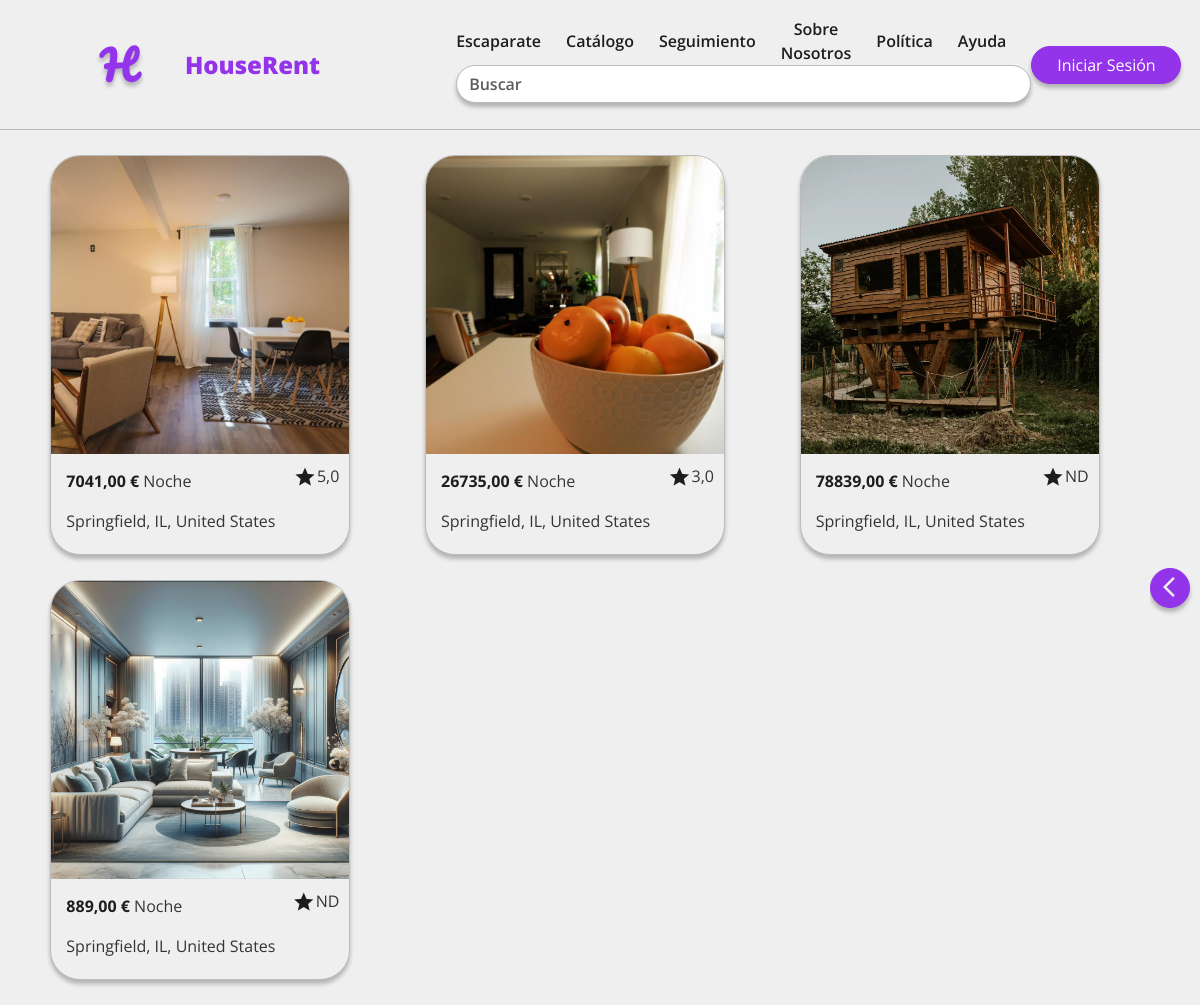
Page /catalogo/?name=&type=&min_capacity=&max_capacity=&min_price=&max_price=&start_date=&end_date=&country=&region=&city=&pcode=&min_rating= on the earlier database version.
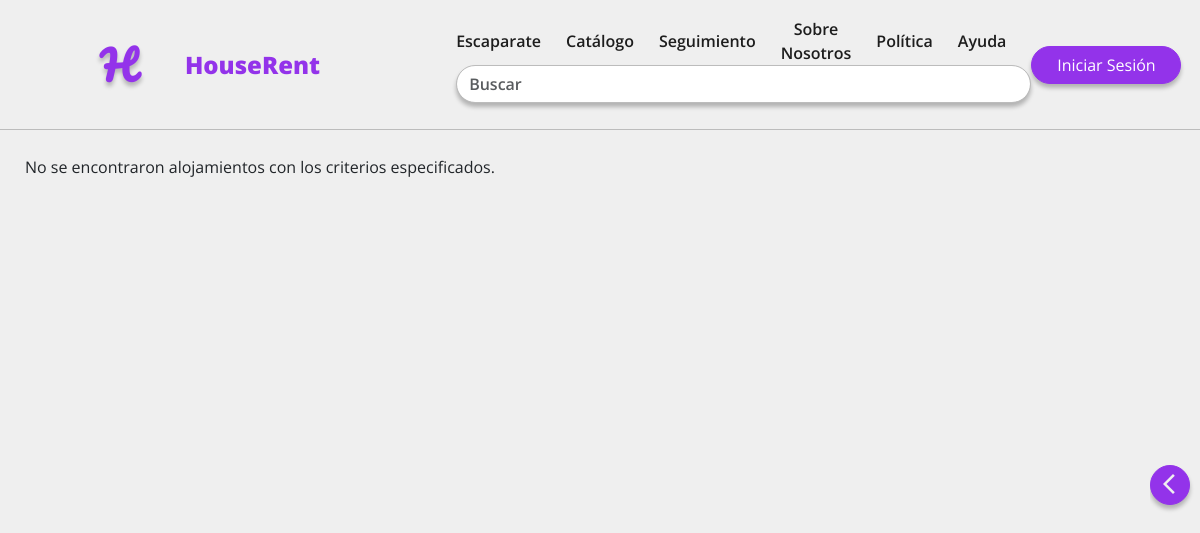
Same page on the later database version.
### apps/core/models.py (models this page shows, shortened)
class Accommodation(models.Model):
    name = models.CharField(max_length=256, blank=False, null=False)
    description = models.TextField(max_length=1024, blank=False, null=False)
    capacity = models.PositiveIntegerField(blank=False, null=False, default=1)
    owner = models.ForeignKey(CustomUser, on_delete=models.CASCADE, blank=False, null=False)
    price = models.DecimalField(decimal_places=2, max_digits=8, blank=False, null=False, validators=[MinValueValidator(0)], help_text='Ingresa un valor positivo')
    address = models.ForeignKey(Address, on_delete=models.CASCADE, blank=False, null=False)
    category = models.CharField(max_length=16, choices=Category.choices(), blank=False, null=False)
    service = models.ManyToManyField(Service, blank=True)
    creation_date = models.DateField(auto_now_add=True, blank=False, null=False)
    modification_date = models.DateField(auto_now=True, blank=False, null=False)
    is_active = models.BooleanField(default=True, blank=False, null=False)
    @property
    def average_rating(self):
        return self.comments.aggregate(models.Avg('rating'))['rating__avg']
    class Meta:
        verbose_name = "Alojamiento"
        verbose_name_plural = "Alojamientos"
        indexes = [
            models.Index(fields=['name']),
            models.Index(fields=['owner']),
            models.Index(fields=['category']),
        ]

class Image(models.Model):
    title = models.TextField(max_length=64, blank=False, null=False)
    order = models.PositiveIntegerField(blank=False, null=False)
    image = models.ImageField(
        upload_to="images/",
        blank=False,
        null=False,
        validators=[
            FileExtensionValidator(allowed_extensions=['jpg', 'png', 'jpeg'])
        ]
    )
    alt = models.CharField(max_length=256, blank=False, null=False)
    publication_date = models.DateField(auto_now=True, blank=False, null=False)
    accommodation = models.ForeignKey(Accommodation, on_delete=models.CASCADE, blank=False, null=False)
    class Meta:
        verbose_name = "Imagen"
        verbose_name_plural = "Imágenes"
        unique_together = ('accommodation', 'order')

class Address(models.Model):
    street_number = models.CharField(max_length=8, blank=False, null=False)
    address_line = models.TextField(blank=False, null=False)
    city = models.CharField(max_length=256, blank=False, null=False)
    region = models.CharField(max_length=256, blank=False, null=False)
    country = CountryField(blank_label='(seleccionar país)', blank=False, null=False)
    postal_code = models.CharField(max_length=16, blank=False, null=False)
    class Meta:
        verbose_name = "Dirección"
        verbose_name_plural = "Direcciones"
        indexes = [
            models.Index(fields=['city']),
            models.Index(fields=['region']),
            models.Index(fields=['postal_code'])
        ]

### apps/core/views.py (the view, shortened to what this page needs)
# urls.py: path('',views.news,name='home'),
def home(request):
    accommodations = Accommodation.objects.all().filter(is_active=True).annotate(
        is_booked=Value(False, output_field=BooleanField()),
        is_favorite=Value(False, output_field=BooleanField())
    )
    if request.user.is_authenticated:
        favorite = Favorite.objects.filter(accommodation=OuterRef('pk'), user=request.user)
        accommodations = accommodations.annotate(
            is_favorite=Exists(favorite)
        )
    name_query = request.GET.get('name')
    type_query = request.GET.get('type')
    min_capacity = request.GET.get('min_capacity')
    max_capacity = request.GET.get('max_capacity')
    min_price = request.GET.get('min_price')
    max_price = request.GET.get('max_price')
    start_date = request.GET.get('start_date')
    end_date = request.GET.get('end_date')
    country_query = request.GET.get('country')
    region_query = request.GET.get('region')
    city_query = request.GET.get('city')
    postal_code_query = request.GET.get('pcode')
    services_query = request.GET.getlist('services')
    min_rating = request.GET.get('min_rating')
    try:
        start_date = datetime.strptime(start_date, '%Y-%m-%d') if start_date else None
    except ValueError:
        start_date = None
    try:
        end_date = datetime.strptime(end_date, '%Y-%m-%d') if end_date else None
    except ValueError:
        end_date = None
    try:
        min_capacity = int(min_capacity) if min_capacity else None
    except ValueError:
        min_capacity = None
    try:
        max_capacity = int(max_capacity) if max_capacity else None
    except ValueError:
        max_capacity = None
    try:
        min_price = float(min_price) if min_price else None
    except ValueError:
        min_price = None
    try:
        max_price = float(max_price) if max_price else None
    except ValueError:
        max_price = None
    if start_date and end_date and start_date > end_date:
        end_date = None
    if min_capacity and max_capacity and min_capacity > max_capacity:
        max_capacity = None
    if min_price and max_price and min_price > max_price:
        max_price = None
    valid_query_params = {
        'name': name_query or '',
        'type': type_query or '',
        'min_capacity': min_capacity if min_capacity is not None else '',
        'max_capacity': max_capacity if max_capacity is not None else '',
        'min_price': min_price if min_price is not None else '',
        'max_price': max_price if max_price is not None else '',
        'start_date': start_date.strftime('%Y-%m-%d') if start_date else '',
        'end_date': end_date.strftime('%Y-%m-%d') if end_date else '',
        'country': country_query or '',
        'region': region_query or '',
        'city': city_query or '',
        'pcode': postal_code_query or '',
        'min_rating': min_rating if min_rating is not None else '',
        'services': services_query  # Mantén services como una lista
    }
    valid_query_string = urlencode(valid_query_params, doseq=True)
    current_query_string = request.GET.urlencode()
    if current_query_string != valid_query_string:
        return HttpResponseRedirect(f'{request.path}?{valid_query_string}')
    if name_query:
        accommodations = accommodations.filter(name__icontains=name_query)
    if type_query:
        accommodations = accommodations.filter(category=Category.get_readable_name(type_query))
    if min_capacity:
        accommodations = accommodations.filter(capacity__gte=min_capacity)
    if max_capacity:
        accommodations = accommodations.filter(capacity__lte=max_capacity)
    if min_price:
        accommodations = accommodations.filter(price__gte=min_price)
    if max_price:
        accommodations = accommodations.filter(price__lte=max_price)
    if country_query:
        accommodations = accommodations.filter(address__country__icontains=country_query)
    if region_query:
        accommodations = accommodations.filter(address__region__icontains=region_query)
    if city_query:
        accommodations = accommodations.filter(address__city__icontains=city_query)
    if postal_code_query:
        accommodations = accommodations.filter(address__postal_code__icontains=postal_code_query)
    if services_query:
        accommodations = accommodations.filter(service__id__in=services_query).distinct()
    if min_rating:
        accommodations = [accommodation for accommodation in accommodations if (accommodation.average_rating or 0) >= float(min_rating)]
    for accommodation in accommodations:
        accommodation.first_image = Image.objects.filter(accommodation=accommodation, order=1).first()
    es_propietario=request.user.groups.filter(name="Propietarios").exists()
    tipos = Category.choices()
    servicios = Service.objects.all()
    context = {
        'accommodations': accommodations,
        'propietario': es_propietario,
        'types': tipos,
        'services': servicios,
        'today': date.today(),
        'propietario':es_propietario,
    }
    return render(request, 'core/home.html', context)

### apps/core/enums.py (called while the page is built)
    @classmethod
    def choices(cls):
        return tuple((i.name, i.value) for i in cls)

### templates/core/home.html (shortened to what this page needs)
{% extends 'base_generic.html' %}
{% load static %}
{% block content %}
<div class="row page-container">
    <div class="col accommodation-container">
        <div class="row" id="accommodation-row">
            {% for accommodation in accommodations %}
                <div class="col card-container">
                    <div class="card {% if accommodation.is_booked %}booked{% endif %}">
                        {% if accommodation.first_image %}
                            <div class="card-img-container">
                                <img src="{{ accommodation.first_image.image.url }}" alt="{{ accommodation.first_image.alt }}" class="card-img-top">
                            </div>
                        {% endif %}
                        <div class="card-body">
                            <p class="card-text"><b class="price"> {{ accommodation.price }} € </b> Noche</p>
                            <p class="card-text">{{ accommodation.address.city }}, {{ accommodation.address.region }}, {{ accommodation.address.country.name }}</p>
                            <div class="rating">
                                <span class="material-symbols-outlined rating-star">
                                </span>
                                <p class="card-text">{{ accommodation.average_rating|default:"ND" }}</p>
                            </div>
                        </div>
                    </div>
                </div>
            {% empty %}
                <div class="col-12">
                    <p>No se encontraron alojamientos con los criterios especificados.</p>
                </div>
            {% endfor %}
        </div>
    </div>
    <div class="col-md-3 filter-form-container">
        <button id="toggle-btn" class="btn toggle-btn">
            <span class="material-symbols-outlined toggle-icon">
            </span>
        </button>
    </div>
</div>
{% endblock %}

Differences in the rows shown:
removed Accommodation: first_image.image (picture), price "7041,00", address.city "Springfield", address.region "IL", address.country.name "United States", average_rating "5,0"
removed Accommodation: first_image.image (picture), price "26735,00", address.city "Springfield", address.region "IL", address.country.name "United States", average_rating "3,0"
removed Accommodation: first_image.image (picture), price "78839,00", address.city "Springfield", address.region "IL", address.country.name "United States", average_rating "ND"
removed Accommodation: first_image.image (picture), price "889,00", address.city "Springfield", address.region "IL", address.country.name "United States", average_rating "ND"
Other differences:
text now shown: "No se encontraron alojamientos con los criterios especificados."
